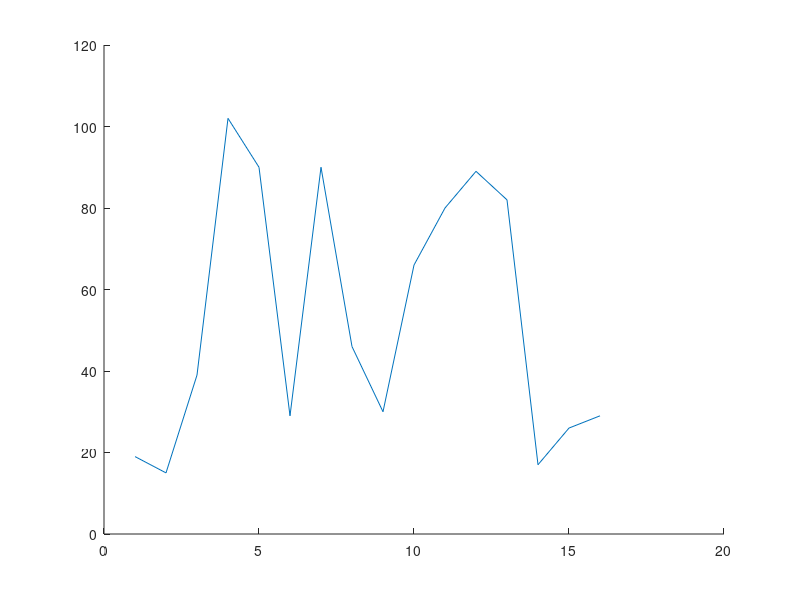

Source code (MATLAB): (Note: this script raises an error after producing the figure.)
pronostico_1 = [ 19 15 39 102 90 29 90 46 30 66 80 89 82 17 26 29];

figure(1);
hold on;
plot(pronostico_1)
cc=hsv(12);
for i=3:2:9
    plot(promediosMoviles(pronostico_1,i),'color',cc(i,:));
end

figure(2);
hold on;
plot(pronostico_1)
cc=hsv(12);
for i=1:2:9
    plot(suavizacionExponencialSimple(pronostico_1,i/10),'color',cc(i,:));
end

data_autocorrelacion = [130 ; 120 ; 171 ;213 ;167; 201;
225; 212; 150; 138; 152; 134; 115; 173; 161; 226; 225;
288; 280; 256; 247; 207; 190; 185; 219; 270; 301; 375; 401;
468; 399; 352; 361; 338; 300; 295; 316; 407; 425; 482; 588; 
648 ;659 ;615 ;549; 543; 511; 444];

pronostico_5=[9.5 12.2 8.8 13.6 10.4 13.5 9.7 13.1 9.5 11.7 8.4 12.9 10.9 13.7 10.1 15.0]


example_page63 = [63 64 58 60 75 70 64 67 80 74 66 68 80 81 74 75 87 84 76 74 93 91 85 84
97 95 89 86 103 101];

example_pag30 = [72 110 117 172 76 112 130 194 78 119 128 201 81 134 141 216] ;